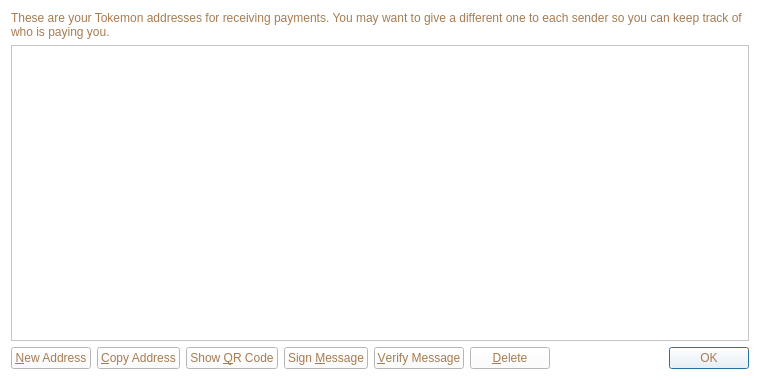
<?xml version="1.0" encoding="UTF-8"?>
<ui version="4.0">
 <class>AddressBookPage</class>
 <widget class="QWidget" name="AddressBookPage">
  <property name="geometry">
   <rect>
    <x>0</x>
    <y>0</y>
    <width>760</width>
    <height>380</height>
   </rect>
  </property>
  <property name="windowTitle">
   <string>Address Book</string>
  </property>
  <property name="styleSheet">
   <string notr="true">background-color: white;
color: rgb(166, 124, 82);</string>
  </property>
  <layout class="QVBoxLayout" name="verticalLayout">
   <item>
    <widget class="QLabel" name="labelExplanation">
     <property name="text">
      <string>These are your Tokemon addresses for receiving payments. You may want to give a different one to each sender so you can keep track of who is paying you.</string>
     </property>
     <property name="textFormat">
      <enum>Qt::PlainText</enum>
     </property>
     <property name="wordWrap">
      <bool>true</bool>
     </property>
    </widget>
   </item>
   <item>
    <widget class="QTableView" name="tableView">
     <property name="contextMenuPolicy">
      <enum>Qt::CustomContextMenu</enum>
     </property>
     <property name="toolTip">
      <string>Double-click to edit address or label</string>
     </property>
     <property name="tabKeyNavigation">
      <bool>false</bool>
     </property>
     <property name="alternatingRowColors">
      <bool>true</bool>
     </property>
     <property name="selectionMode">
      <enum>QAbstractItemView::SingleSelection</enum>
     </property>
     <property name="selectionBehavior">
      <enum>QAbstractItemView::SelectRows</enum>
     </property>
     <property name="sortingEnabled">
      <bool>true</bool>
     </property>
     <attribute name="verticalHeaderVisible">
      <bool>false</bool>
     </attribute>
    </widget>
   </item>
   <item>
    <layout class="QHBoxLayout" name="horizontalLayout">
     <item>
      <widget class="QPushButton" name="newAddressButton">
       <property name="toolTip">
        <string>Create a new address</string>
       </property>
       <property name="text">
        <string>&amp;New Address</string>
       </property>
       <property name="icon">
        <iconset resource="../bitcoin.qrc">
         <normaloff>:/icons/add</normaloff>:/icons/add</iconset>
       </property>
      </widget>
     </item>
     <item>
      <widget class="QPushButton" name="copyToClipboard">
       <property name="toolTip">
        <string>Copy the currently selected address to the system clipboard</string>
       </property>
       <property name="text">
        <string>&amp;Copy Address</string>
       </property>
       <property name="icon">
        <iconset resource="../bitcoin.qrc">
         <normaloff>:/icons/editcopy</normaloff>:/icons/editcopy</iconset>
       </property>
      </widget>
     </item>
     <item>
      <widget class="QPushButton" name="showQRCode">
       <property name="text">
        <string>Show &amp;QR Code</string>
       </property>
       <property name="icon">
        <iconset resource="../bitcoin.qrc">
         <normaloff>:/icons/qrcode</normaloff>:/icons/qrcode</iconset>
       </property>
      </widget>
     </item>
     <item>
      <widget class="QPushButton" name="signMessage">
       <property name="toolTip">
        <string>Sign a message to prove you own a Tokemon address</string>
       </property>
       <property name="text">
        <string>Sign &amp;Message</string>
       </property>
       <property name="icon">
        <iconset resource="../bitcoin.qrc">
         <normaloff>:/icons/edit</normaloff>:/icons/edit</iconset>
       </property>
      </widget>
     </item>
     <item>
      <widget class="QPushButton" name="verifyMessage">
       <property name="toolTip">
        <string>Verify a message to ensure it was signed with a specified Tokemon address</string>
       </property>
       <property name="text">
        <string>&amp;Verify Message</string>
       </property>
       <property name="icon">
        <iconset resource="../bitcoin.qrc">
         <normaloff>:/icons/transaction_0</normaloff>:/icons/transaction_0</iconset>
       </property>
      </widget>
     </item>
     <item>
      <widget class="QPushButton" name="deleteButton">
       <property name="toolTip">
        <string>Delete the currently selected address from the list</string>
       </property>
       <property name="text">
        <string>&amp;Delete</string>
       </property>
       <property name="icon">
        <iconset resource="../bitcoin.qrc">
         <normaloff>:/icons/remove</normaloff>:/icons/remove</iconset>
       </property>
      </widget>
     </item>
     <item>
      <spacer name="horizontalSpacer">
       <property name="orientation">
        <enum>Qt::Horizontal</enum>
       </property>
       <property name="sizeHint" stdset="0">
        <size>
         <width>40</width>
         <height>20</height>
        </size>
       </property>
      </spacer>
     </item>
     <item>
      <widget class="QDialogButtonBox" name="buttonBox">
       <property name="sizePolicy">
        <sizepolicy hsizetype="Maximum" vsizetype="Fixed">
         <horstretch>0</horstretch>
         <verstretch>0</verstretch>
        </sizepolicy>
       </property>
       <property name="standardButtons">
        <set>QDialogButtonBox::Ok</set>
       </property>
      </widget>
     </item>
    </layout>
   </item>
  </layout>
 </widget>
 <resources>
  <include location="../bitcoin.qrc"/>
 </resources>
 <connections/>
</ui>
